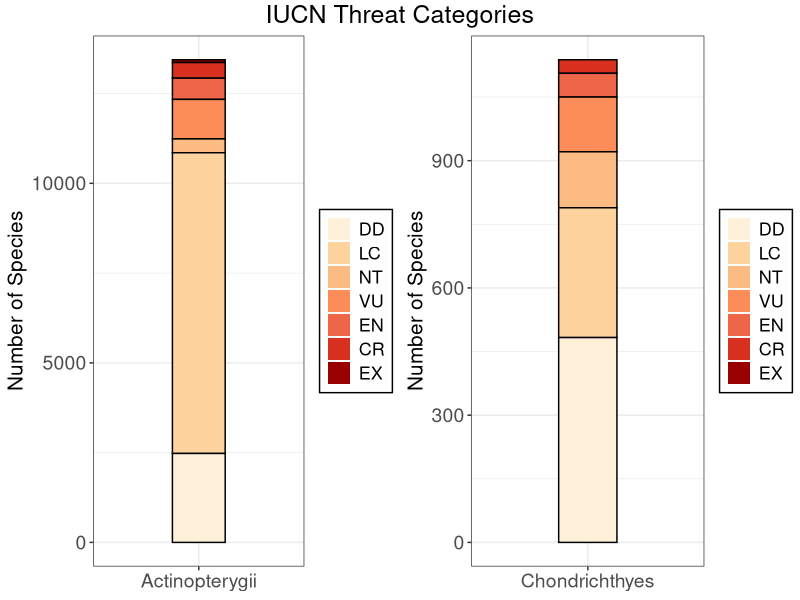

The R source for this figure:
## ---- chunk 1
Taxonomic=read.csv("./Data/Taxonomic_and_Status.csv")
#Note that some of the scientific names are a little bit funky in these files. They seem to have not too much information on them and as such have weird characters that may confuse any code used for joining and such.

#convert low count categories to closest related cateogry (consolidating categories-- we can also just remove them). #note that grep below finds the index of LR/cd OR LR/lc.
Taxonomic$Category[grep("LR/cd|LR/lc",Taxonomic$Category)]="LC" 
Taxonomic$Category[grep("LR/nt",Taxonomic$Category)]="NT"
Taxonomic$Category[grep("EW",Taxonomic$Category)]="EX"
Taxonomic$Category=factor(Taxonomic$Category,levels=c("EX","CR","EN","VU","NT","LC","DD")) 

library(RColorBrewer)
library(ggplot2)

SummaryTable=data.frame(table(Taxonomic$Category,Taxonomic$Class))
names(SummaryTable)=c("GlobalStatus","Class","Count")

colours=brewer.pal(name="OrRd", n=nlevels(SummaryTable$GlobalStatus))
names(colours)=rev(levels(SummaryTable$GlobalStatus))

SummaryTable1=SummaryTable[SummaryTable$Class=="ACTINOPTERYGII",]
SummaryTable2=SummaryTable[SummaryTable$Class=="CHONDRICHTHYES",]

CategoryGraph1=ggplot(data=SummaryTable1,aes(x=Class,y=Count,fill=GlobalStatus,order=GlobalStatus,width=.3))+
    geom_bar(stat="identity",show.legend=T)+
    guides(fill=guide_legend(reverse=TRUE))+
    scale_fill_manual(values=colours)+
    ylab("Number of Species")+
    ggtitle(NULL)+
    theme_bw()+
    scale_x_discrete(labels=c("ACTINOPTERYGII"="Actinopterygii","CHONDRICHTHYES"="Chondrichthyes"))+
    geom_bar(stat="identity",color="black",show.legend=FALSE)+
    xlab(NULL)+
    theme(legend.background = element_rect(colour = "black"),plot.title = element_text(size = 17, vjust = 2),axis.text=element_text(size=14),axis.title=element_text(size=15,vjust = 1),legend.title=element_blank(),legend.text=element_text(size=13))

CategoryGraph2=ggplot(data=SummaryTable2,aes(x=Class,y=Count,fill=GlobalStatus,order=GlobalStatus,width=.3))+
    geom_bar(stat="identity")+
    guides(fill=guide_legend(reverse=TRUE))+
    scale_fill_manual(values=colours)+
    ylab("Number of Species")+
    ggtitle(NULL)+
    theme_bw()+
    scale_x_discrete(labels=c("ACTINOPTERYGII"="Actinopterygii","CHONDRICHTHYES"="Chondrichthyes"))+
    geom_bar(stat="identity",color="black",show.legend=FALSE)+
    xlab(NULL)+
    theme(legend.background = element_rect(colour = "black"),plot.title = element_text(size = 17, vjust = 2),axis.text=element_text(size=14),axis.title=element_text(size=15,vjust = 1),legend.title=element_blank(),legend.text=element_text(size=13))

library(gridExtra)
library(grid)
grid.arrange(CategoryGraph1,CategoryGraph2,ncol=2,nrow=1,top=textGrob("IUCN Threat Categories",gp=gpar(fontsize=18)))


#I spent a little bit of time getting these put together. Having them on the same graph doesn't work since Actinopterygii is so much larger than the other fish classes. I was looking into getting them laid out horizontally (something like facet_grid) with unique axes for each but only a single title and one legend. It looks like working with Actinopterygii and Chondrichthyes is our best option if we want to do more than Chondrichthyes. The next step that might be good is to use 'taxize' to obtain encyclopedia of life (EOL) information on the weight of the species in chondrichthyes.

